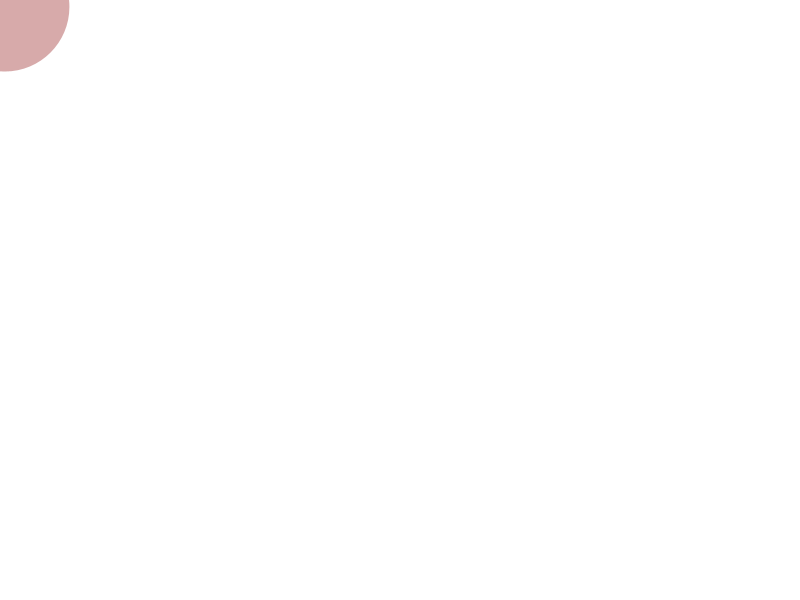
Frame 1 (no input)
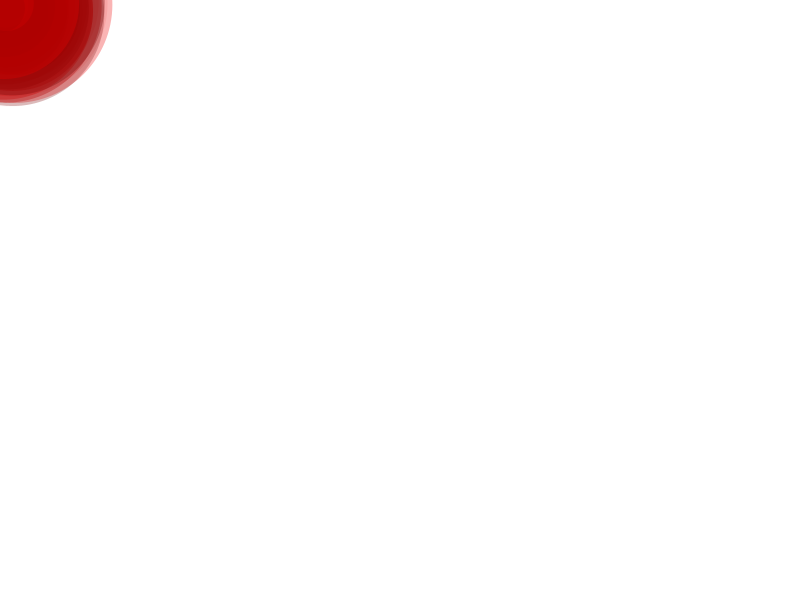
Frame 60 (the mouse pressed at the canvas centre just before this capture)
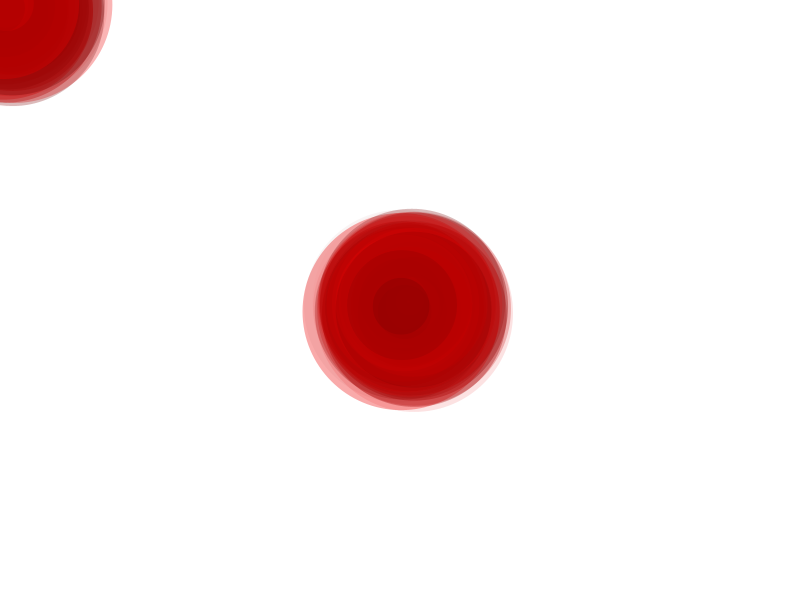
Frame 120 (the mouse held since frame 60 and released just before this capture)

The Processing sketch that drew these frames (run headless with seeded random() and noise(); from frame 60 on, the mouse is pressed at the canvas centre):

// Processing sketch: processing_52214
// ── processing_52214.pde

float cir;
float aca;
float iqui;
void setup(){
size (800,600); 
  background(255);
  smooth();
  


  

}

void draw(){
  noStroke ();
cir=random(200);
aca=random(100,250);
iqui=random(150,300);
  fill(random(100,255),0,0,random(100));
  ellipse (mouseX+random(15),mouseY+random(15),cir,cir);
 
}
